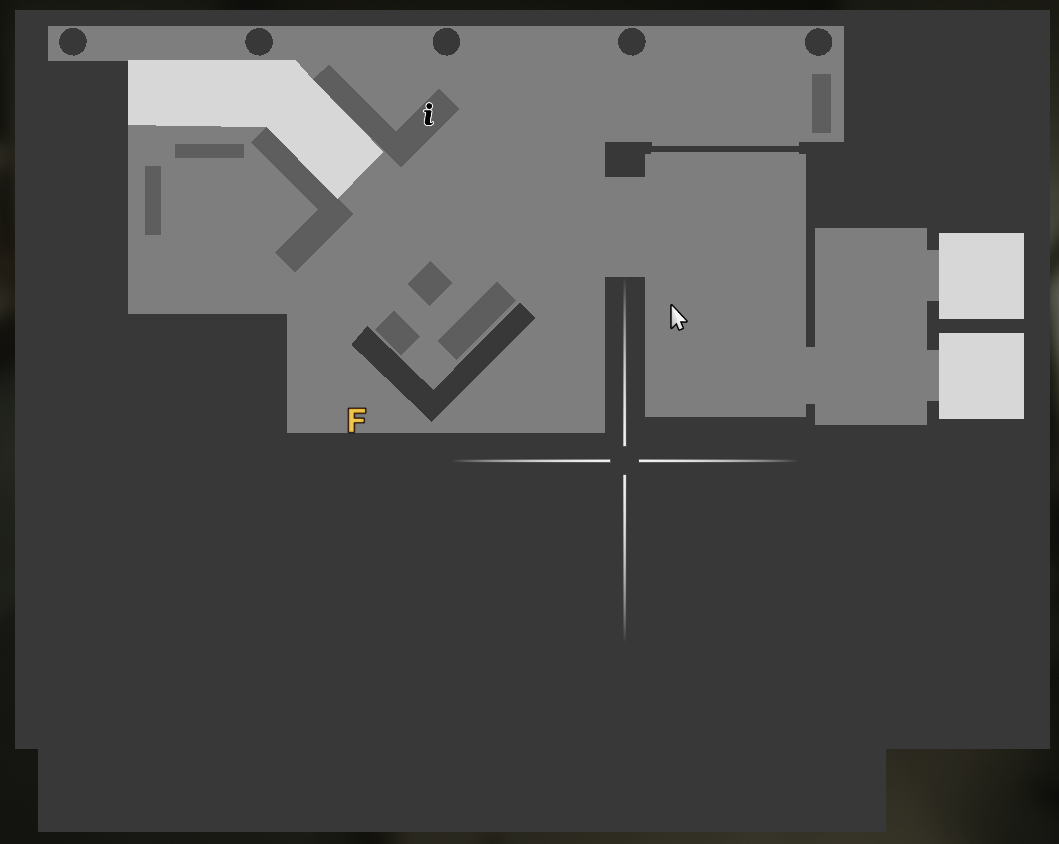
#> input picture src/gtaz/images/floor_1_fullmap.png, 1059 x 844 px
$ python -i recognizes.py   (imports and definitions only)   (older library calls are emulated)
#> lines starting #> are read from the running program, lines starting #| are printed output that depends on the picture
#> further down, picture is the input picture: shape (844, 1059, 3); mean B, G, R 78.8, 79.3, 79.4
"""GTAV 场景识别 - 基于小地图的楼层识别

核心思路：使用简单有效的特征 + KNN分类
"""

from pathlib import Path
from typing import Optional, Union
from dataclasses import dataclass, field
import cv2
import numpy as np
from tclogger import TCLogger
import pickle

# [1 line that did not run here, left out]

MODULE_DIR = Path(__file__).parent
IMAGES_DIR = MODULE_DIR / "images"
CACHE_DIR = MODULE_DIR / "cache"


@dataclass
class MatchResult:
    """匹配结果"""

    floor: int  # 匹配到的楼层 (1, 2, 3)
    confidence: float  # 置信度 (0.0 - 1.0)
    score: float  # 匹配分数
    details: dict = field(default_factory=dict)


class FloorRecognizer:
    """基于小地图的楼层识别器。"""

    def __init__(
        self,
        floor_count: int = 3,
        images_dir: Optional[Path] = None,
        cache_dir: Optional[Path] = None,
    ):
        self.floor_count = floor_count
        self.images_dir = images_dir or IMAGES_DIR
        self.cache_dir = cache_dir or CACHE_DIR
        self.feature_db_path = self.cache_dir / "floor_features.pkl"

        # 各楼层的样本特征库 {floor: [(features, weight), ...]}
        self.floor_samples: dict[int, list[tuple[np.ndarray, float]]] = {
            i: [] for i in range(1, floor_count + 1)
        }

        # 加载地图特征
        self._load_floor_maps()

    def _load_floor_maps(self):
        """加载各楼层的完整平面图特征。"""
        for floor in range(1, self.floor_count + 1):
            map_path = self.images_dir / f"floor_{floor}_minimap.png"
            if not map_path.exists():
                map_path = self.images_dir / f"floor_{floor}_fullmap.png"
            if not map_path.exists():
                continue

            floor_map = cv2.imread(str(map_path), cv2.IMREAD_GRAYSCALE)
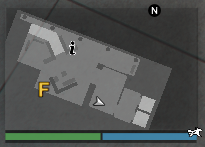
#> input picture src/gtaz/images/floor_1_minimap.png, 205 x 147 px
#> floor_map: shape (147, 205); min 0, max 255, mean 82.2
            if floor_map is not None:
                features = self._extract_features(floor_map)
                # 地图特征权重较低（因为和实际小地图差异大）
                self.floor_samples[floor].append((features, 0.5))
                logger.okay(f"楼层 {floor} 地图加载成功")

    def _extract_features(self, image: np.ndarray) -> np.ndarray:
        """提取用于楼层区分的特征。

        混合策略：局部特征（区分度高）+ 全局特征（泛化性好）
        """
        if len(image.shape) == 3:
            image = cv2.cvtColor(image, cv2.COLOR_BGR2GRAY)

        # 归一化尺寸
        image = cv2.resize(image, (64, 64))
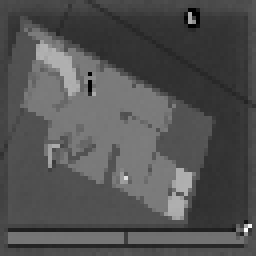
#> image: shape (64, 64) (shown 4 times larger); min 0, max 255, mean 82.1

        features = []

        # === 全局统计特征（泛化性好）===
        # 1. 全局灰度统计 (3)
        features.append(np.mean(image) / 255.0)
        features.append(np.std(image) / 128.0)
        features.append(np.median(image) / 255.0)

        # 2. 灰度直方图 (16 bins)
        hist = cv2.calcHist([image], [0], None, [16], [0, 256]).flatten()
#> hist = [15, 16, 189, 1164, 670, 867, 107, 920, 17, 15, 101, 12, 0, 1, 0, 2]
        hist = hist / (hist.sum() + 1e-10)
#> hist = [0.00366, 0.00391, 0.0461, 0.284, 0.164, 0.212, 0.0261, 0.225, 0.00415, 0.00366, 0.0247, 0.00293, 0, 0.000244, 0, 0.000488]
        features.extend(hist)

        # === 边缘特征（结构性）===
        edges = cv2.Canny(image, 50, 150)
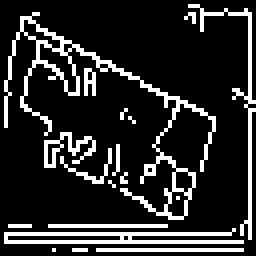
#> edges: shape (64, 64) (shown 4 times larger); 16.3% white in thin lines or dots

        # 3. 全局边缘密度 (1)
        features.append(np.mean(edges > 0))

        # 4. 边缘方向分布 (4) - 不同楼层可能有不同的建筑结构
        sobelx = cv2.Sobel(image, cv2.CV_64F, 1, 0, ksize=3)
        sobely = cv2.Sobel(image, cv2.CV_64F, 0, 1, ksize=3)
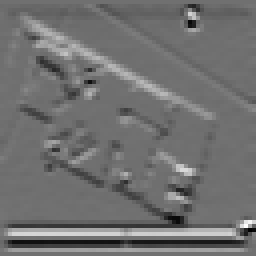
#> sobely: shape (64, 64) float64 (shown 4 times larger); min -389, max 495, mean 0.8; drawn with min black and max white
        magnitude = np.sqrt(sobelx**2 + sobely**2)

        # 水平边缘强度、垂直边缘强度
        features.append(np.mean(np.abs(sobelx)) / 255.0)
        features.append(np.mean(np.abs(sobely)) / 255.0)
        # 边缘强度标准差
        features.append(np.std(magnitude) / 255.0)

        # === 空间分布特征（3x3=9块，平衡局部和全局）===
        # 5. 分块均值 (9)
        block_size = 64 // 3
        for i in range(3):
            for j in range(3):
                y1, y2 = i * block_size, min((i + 1) * block_size, 64)
                x1, x2 = j * block_size, min((j + 1) * block_size, 64)
                block = image[y1:y2, x1:x2]
                features.append(np.mean(block) / 255.0)
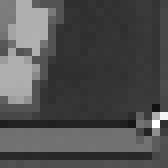
#> block: shape (21, 21) (shown 8 times larger); min 18, max 255, mean 80
#> after the loop, features = 32 values, max 0.453 at index 27, min 0 at index 15, mean 0.175

        # 6. 分块边缘密度 (9)
        for i in range(3):
            for j in range(3):
                y1, y2 = i * block_size, min((i + 1) * block_size, 64)
                x1, x2 = j * block_size, min((j + 1) * block_size, 64)
                block = edges[y1:y2, x1:x2]
                features.append(np.mean(block > 0))
#> after the loop, features = 41 values, max 0.453 at index 27, min 0 at index 15, mean 0.174

        # === 纹理特征 ===
        # 7. 拉普拉斯纹理复杂度 (1)
        laplacian = cv2.Laplacian(image, cv2.CV_64F)
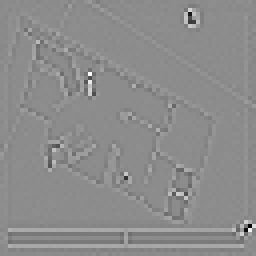
#> laplacian: shape (64, 64) float64 (shown 4 times larger); min -608, max 495, mean -0.1; drawn with min black and max white
        features.append(np.std(laplacian) / 100.0)

        # 8. 中心区域特征 (2) - 小地图中心通常是角色位置
        center = image[20:44, 20:44]
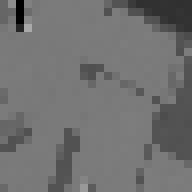
#> center: shape (24, 24) (shown 8 times larger); min 0, max 170, mean 112.5
        features.append(np.mean(center) / 255.0)
        features.append(np.std(center) / 128.0)

        return np.array(features, dtype=np.float32)

    def _compute_distance(self, feat1: np.ndarray, feat2: np.ndarray) -> float:
        """计算欧氏距离。"""
        return np.linalg.norm(feat1 - feat2)

    # [121 lines left out: functions build_feature_database, _save_database, _load_database, recognize, recognize_file, evaluate, not called in this run]

    def __repr__(self) -> str:
        counts = {k: len(v) for k, v in self.floor_samples.items()}
        return f"FloorRecognizer(samples={counts})"


# ============================================================
# 测试
# ============================================================


# [154 lines left out: functions test_cross_validation, test_accuracy, test_speed, not called in this run]


# [4 lines not run here, left out]

    # python -m gtaz.recognizes
    # del gtaz\cache\floor_features.pkl 2>nul && python -m gtaz.recognizes

>>> import cv2
>>> picture = cv2.imread('images/floor_1_fullmap.png')
>>> result = FloorRecognizer().recognize(picture)
#> in _load_floor_maps, `features = self._extract_features(floor_map)`: features = 44 values, max 0.485 at index 41, min 0 at index 15, mean 0.186
#> (the run stopped early here; a loop or call above may not have finished)
